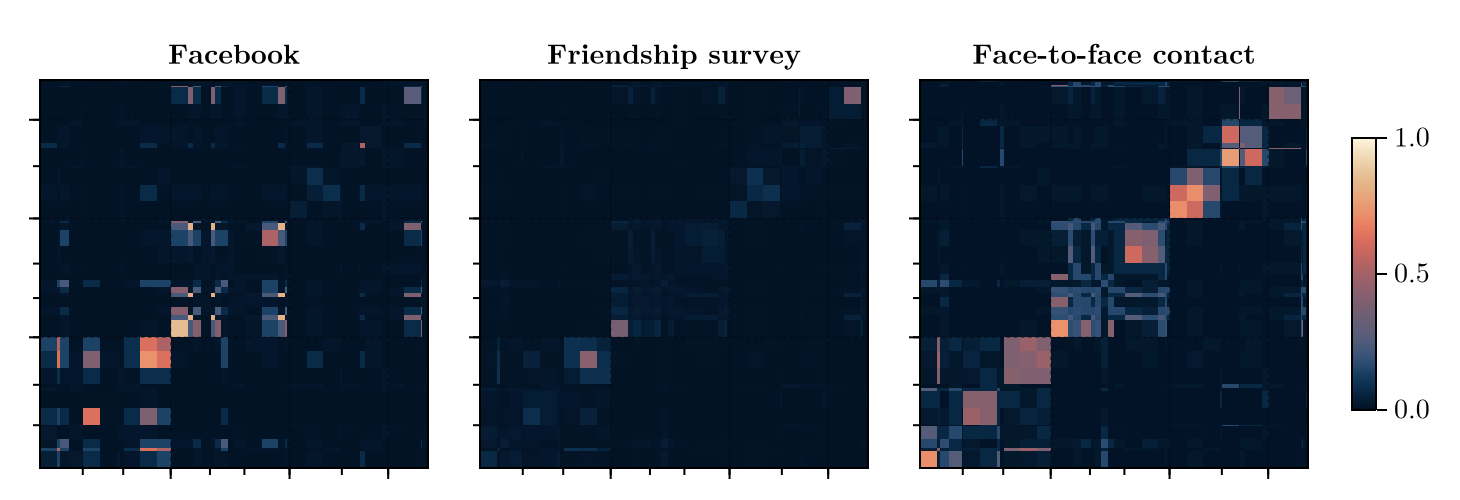

Julia code for this plot:
using NetworkHistogram
using CSV, DataFrames
using Dates
using CairoMakie
using MVBernoulli
using StatsBase

using Random
Random.seed!(1234)

include("utils.jl")


# if true, the incomplete observations are used
# otherwise, only the students that appeared in the facebook and friendship survey layers are considered
use_incomplete_observation = false


if !use_incomplete_observation
    postfix_file_name = "_complete"
else
    postfix_file_name = ""
end

# Load data
nodes_data = CSV.read("data/sp_high_school/diaries.csv/nodes.csv", DataFrame; normalizenames = true)
diaries = CSV.read("data/sp_high_school/diaries.csv/edges.csv", DataFrame; normalizenames = true)
facebook = CSV.read("data/sp_high_school/facebook.csv/edges.csv", DataFrame; normalizenames = true)
survey = CSV.read("data/sp_high_school/survey.csv/edges.csv", DataFrame; normalizenames = true)
contacts = CSV.read("data/sp_high_school/proximity.csv/edges.csv", DataFrame; normalizenames = true)
contacts.timestamps = unix2datetime.(contacts.time)
nb_time_points = length(unique(contacts.timestamps))


# indices start at 1
nodes_data._index .+= 1
for (i, df) in enumerate([diaries, facebook, survey, contacts])
    df._source .+= 1
    df.target .+= 1
end

# Create a multiplex network
n_nodes = size(nodes_data, 1)
A_all = zeros(n_nodes, n_nodes, 4)
layer_names_all = ["Contact diaries", "Facebook", "Friendship survey", "Face-to-face contact"]
layer_short_names_all = ["diaries", "facebook", "survey", "contact"]

for (i, df) in enumerate([diaries, facebook, survey, contacts])
    for row in eachrow(df)
        A_all[row._source, row.target, i] += 1
        A_all[row.target, row._source, i] += 1
    end
end


nodes_in = []
for i in 1:size(A_all, 3)
    nodes_inter = [x[1] for x in findall(sum(A_all[:, :, i], dims = (2, 3)) .> 0)]
    println("Layer $(layer_names_all[i]), number of nodes: $(length(nodes_inter))")
    push!(nodes_in, nodes_inter)
end


nodes_observed = []
for i in 1:n_nodes
    if i ∈ nodes_in[2] && i ∈ nodes_in[3]
        push!(nodes_observed, i)
    end
end


for i in 1:4
    println("Layer $(layer_names_all[i]), number of unique edge decorations: $(length(unique(A_all[:,:,i])))")
    println(" ", countmap(A_all[:,:,i]))
end


A_all[:, :, 2:3] = A_all[:, :, 2:3] .> 0
A_all[:, :, 1] = A_all[:, :, 1] .> 0

threshold = 100 ÷ 20
A_all[:, :, 4] = A_all[:, :, 4] .≥ threshold


layers_picked = [2,3,4]
layer_names = layer_names_all[layers_picked]
layer_short_names = layer_short_names_all[layers_picked]
A = deepcopy(A_all[:,:, layers_picked])
L = size(A, 3)

# find disconnected nodes
disconnected = [Tuple(coord)[1] for coord in findall(sum(A, dims = (2,3)) .== 0)]

if use_incomplete_observation
    to_drop = disconnected
else
    to_drop = unique([disconnected; setdiff(1:n_nodes, nodes_observed)])
end


# update indices
function update_indices(index, disconnected=to_drop)
    if index ∈ disconnected
        return 0
    end
    return index - sum(index .≥ disconnected)
end

transform!(nodes_data, :_index => ByRow(update_indices) => :_index)

# remove disconnected nodes
deleteat!(nodes_data, findall(nodes_data._index .== 0))
to_keep = setdiff(1:n_nodes, to_drop)
A = A[to_keep, to_keep, :]

@assert size(A, 1) == n_nodes - length(to_drop)
n = size(A, 1)

function get_type_of_class(class)
    result = ""
    if occursin("MP", class)
        result = "MP"
    elseif occursin("PC", class)
        result = "PC"
    elseif occursin("PSI", class)
        result = "PSI"
    elseif occursin("BIO", class)
        result = "2BIO"
    end
    return result
end




class_types = map(get_type_of_class, nodes_data.class)
all_classes = deepcopy(nodes_data.class)

function get_lines_for_labels(labels)
    classes_count = countmap(labels)
    classes_ordered = sort(collect(keys(classes_count)))
    println("Classes ordered: ", classes_ordered)
    lines = zeros(Int, length(classes_ordered) + 1)
    for (i, c) in enumerate(classes_ordered)
        lines[i+1] = lines[i] + classes_count[classes_ordered[i]]
    end
    return lines
end

lines = get_lines_for_labels(class_types)
lines_all = get_lines_for_labels(all_classes)

## Visualise the layers

function make_fig_layers(A, layer_names = ["Layer $i" for i in size(A, 3)], lines = :nothing)
    fig = Figure()
    axes = [Axis(fig[1, i], aspect = 1, title = layer_names[i]) for i in 1:size(A, 3)]
    for i in 1:size(A, 3)
        heatmap!(axes[i], A[:, :, i], colormap = :binary)
        if lines != :nothing
            for l in lines
                hlines!(axes[i], l, color = :red, linewidth = 0.5)
                vlines!(axes[i], l, color = :red, linewidth = 0.5)
            end
        end
    end
    hidedecorations!.(axes)
    return fig
end

fig = make_fig_layers(A, layer_names)
display(fig)

# sort by class
sorted_by_class = sortperm(all_classes)

fig_sorted = make_fig_layers(A[sorted_by_class, sorted_by_class, :], layer_names, lines)
display(fig_sorted)


heatmap(A[sorted_by_class, sorted_by_class, end], colormap = :binary)

## Fit the model

estimator, history = graphhist(A;
    starting_assignment_rule = EigenStart(),
    maxitr = Int(1e8),
    stop_rule = PreviousBestValue(1_000_0))

fig = Figure()
best_ll = round(NetworkHistogram.get_bestitr(history)[2], sigdigits = 4)
ax = Axis(fig[1, 1], xlabel = "Iterations", ylabel = "Log-likelihood",
    title = "Log-likelihood: $(best_ll)")
lines!(ax, get(history.history, :best_likelihood)...)
display(fig)

estimated, bic_values = NetworkHistogram.get_best_smoothed_estimator(estimator, A;
                                                                      max_iterations_stalled = 20,
                                                                      n_min =1)
block_estimated = NetworkHistogram.GraphShapeHist(estimator)


estimated_original = deepcopy(estimated)
block_estimated_original = deepcopy(block_estimated)


## sort the estimated labels
estimated = deepcopy(estimated_original)
block_estimated = deepcopy(block_estimated_original)

marginals_not_sorted = MVBernoulli.marginals.(MVBernoulli.from_tabulation.(estimated.θ))


if use_incomplete_observation
    order_sort = [L,L-2,L-1]
else
    order_sort = [L]
end

 function_to_sort(x, order_sort = order_sort) = marginals_not_sorted[x, x][order_sort]
    sort_by(x) = (function_to_sort(x)..., x)

sorted_groups = sortperm(1:length(unique(estimated.node_labels)), rev = true,
    by = sort_by)
for i in eachindex(estimated.node_labels)
    estimated.node_labels[i] = findfirst(x -> x == estimated.node_labels[i], sorted_groups)
    block_estimated.node_labels[i] = findfirst(x -> x == block_estimated.node_labels[i], sorted_groups)
end
estimated.θ .= estimated.θ[sorted_groups, sorted_groups]
block_estimated.θ .= block_estimated.θ[sorted_groups, sorted_groups]


mvberns = MVBernoulli.from_tabulation.(estimated.θ)
marginals = MVBernoulli.marginals.(mvberns)



P = zeros(n, n, L)
for i in 1:L
    P[:, :, i] = get_p_matrix([m[i] for m in marginals], estimated.node_labels)
end

sorted_by_fit = sortperm(estimated.node_labels)


fit_and_class = [(estimated.node_labels[i], identity(nodes_data.class[i]))
                 for i in 1:n]
sorted_by_class_then_fit = sortperm(fit_and_class,
    lt = (x, y) -> x[2] < y[2] ||
        (x[2] == y[2] && x[1] < y[1]))


sortings = [sorted_by_fit, sorted_by_class_then_fit, sorted_by_class]
names = ["Sorted by fit", "Sorted by class then fit", "Sorted by class"]

for (k,sorting_indices) in enumerate(sortings)
    with_theme(theme_latexfonts()) do
        fig = Figure(size = (130+200*L, 250), fontsize = 14)
        colormap = :binary
        color_minor_lines = :blue
        color_major_lines = :black
        axes = [Axis(fig[1, i],
                    aspect = 1,
                    title = layer_names[i],
                    xminorticks = lines_all[2:end-1],
                    xticks = lines[2:(end - 1)],
                    yminorticks = lines_all[2:(end - 1)],
                    yticks = lines[2:(end - 1)],
                    xminorticksvisible = true,
                    yminorticksvisible = true,
                    xminorticksize = 3,
                    yminorticksize = 3,
                    xticksize = 5,
                    yticksize = 5,)
                for i in 1:L]
        hidedecorations!.(axes; ticks = false, minorticks = false, grid = false, minorgrid=false)
        for i in 1:L
            hm = heatmap!(axes[i], P[sorting_indices, sorting_indices, i], colormap = colormap, colorrange = (0, 1))
            if occursin("class", names[k])
                for l in lines_all
                    hlines!(axes[i], l, color = color_minor_lines, linewidth = 0)
                    vlines!(axes[i], l, color = color_minor_lines, linewidth = 0)
                end
                for l in lines
                    hlines!(axes[i], l, color = color_major_lines, linewidth = 0.6, alpha = 0.5, linestyle = :dash)
                    vlines!(axes[i], l, color = color_major_lines, linewidth = 0.6, alpha = 0.5, linestyle = :dash)
                end
            end
        end
        Colorbar(fig[1, end+1], colorrange = (0, 1),
            colormap = colormap, vertical = true, flipaxis = true, height = Relative(0.7))
        display(fig)
        if names[k] == "Sorted by class then fit"
            save(joinpath(@__DIR__, "sp_high_school$postfix_file_name.png"), fig, px_per_unit = 2)
        elseif names[k] == "Sorted by class"
            save(joinpath(@__DIR__, "sp_high_school_sorted_by_class$postfix_file_name.png"), fig, px_per_unit = 2)
        end
    end
end

##

with_theme(theme_latexfonts()) do
    fig = Figure(size = (130 + 200 * L, 250), fontsize = 14)
    colormap = :binary
    color_minor_lines = :blue
    color_major_lines = :black
    axes = [Axis(fig[1, i],
                aspect = 1,
                title = layer_names[i],
                xminorticks = lines_all[2:(end - 1)],
                xticks = lines[2:(end - 1)],
                yminorticks = lines_all[2:(end - 1)],
                yticks = lines[2:(end - 1)],
                xminorticksvisible = true,
                yminorticksvisible = true,
                xminorticksize = 3,
                yminorticksize = 3,
                xticksize = 5,
                yticksize = 5)
            for i in 1:L]
    hidedecorations!.(
        axes; ticks = false, minorticks = false, grid = false, minorgrid = false)
    for i in 1:L
        hm = heatmap!(axes[i], A[sorted_by_class_then_fit, sorted_by_class_then_fit, i],
            colormap = colormap, colorrange = (0, 1))
    end
    display(fig)
end



# Commented block
k = NetworkHistogram.get_num_blocks(estimator)
indices_shapes = CartesianIndex.((i, j) for j in 1:k for i in 1:k if i ≥ j)
shape_community = zeros(Int, k,k)
shapes_unique = unique(estimated.θ)
shape_ordered = sort(shapes_unique, lt = (x, y) -> x[1] < y[1], rev = true)
for (i, index) in enumerate(indices_shapes)
    label = findfirst(x -> x == estimated.θ[index], shape_ordered)
    shape_community[index] = label
    shape_community[index[2], index[1]] = label
end


proba_not_connected = get_p_matrix([shapes_unique[i][1] for i in shape_community], estimated.node_labels)

community = get_p_matrix(shape_community, estimated.node_labels)

for sorting in sortings[2:2]
    fig,ax,hm = heatmap(community[sorting, sorting],
        colormap = Makie.Categorical(:Paired_11), show_axis = false)
    for l in lines_all
        hlines!(ax, l, color = :black, linewidth = 0.5)
        vlines!(ax, l, color = :black, linewidth = 0.5)
    end
    Colorbar(fig[:, end + 1], hm, )
    display(fig)
end



for sorting in sortings[2:2]
    fig, ax, hm = heatmap(proba_not_connected[sorting, sorting],
        colormap = :binary, show_axis = false, colorrange = (0, 1))
    for l in lines_all
        hlines!(ax, l, color = :red, linewidth = 0.5)
        vlines!(ax, l, color = :red, linewidth = 0.5)
    end
    Colorbar(fig[:, end + 1], hm)#, colorrange = (0, 1))
    display(fig)
end






## conditional probabilties

layers_to_consider = [L-2,L-1,L]
colormap = :binary
sorting_cond_proba = sorted_by_class_then_fit
mean_cond_proba = ones(length(layers_to_consider), length(layers_to_consider))

with_theme(theme_latexfonts()) do
    fig = Figure(size = (600, 600))

    for (index_1, layer_1) in enumerate(layers_to_consider)
        for (index_2,layer_2) in enumerate(layers_to_consider)
            if layer_1 == layer_2
                continue
            end
            x = zeros(Union{Bool,Missing}, L)
            y = zeros(Union{Bool,Missing}, L)
            x .= missing
            y .= missing
            x[layer_1] = true
            y[layer_2] = true
            cond_proba = get_p_matrix(
                [MVBernoulli.conditional_proba(d, x, y)
                for d in MVBernoulli.from_tabulation.(estimated.θ)],
                estimated.node_labels)
            ax = Axis(fig[index_1, index_2], aspect = 1, title = "$(layer_short_names[layer_1]) | $(layer_short_names[layer_2])")
            heatmap!(ax, cond_proba[sorting_cond_proba, sorting_cond_proba],
                colormap = colormap, colorrange = (0, 1))
            hidedecorations!(ax)
            mean_cond_proba[index_1,index_2] = mean(cond_proba[findall(!isnan, cond_proba)])
        end
    end
    Colorbar(fig[2, end + 1], colorrange = (0, 1),
        colormap = colormap, vertical = true, flipaxis = true, height = Relative(1.2))
    rowgap!(fig.layout, Relative(0.01))
    colgap!(fig.layout, Relative(0.01))
    display(fig)
    save(joinpath(@__DIR__, "sp_high_school_cond_proba$postfix_file_name.png"), fig, px_per_unit = 2)
end



# xaxis given y axis for my conditional probabilities

mean_cond_proba_paper = [1.0 0.96 0.69; 0.31 1.0 0.3; 0.66 0.91 1.0]
fig = Figure(size = (600, 300))

# use transpose to get yaxis in term of xaxis as in the original paper (and more natural)
for (i,cond) in enumerate(transpose.([mean_cond_proba, mean_cond_proba_paper]))
    ax = Axis(fig[1, i], aspect = 1, title = i== 1 ? "Mean estimated" : "Original paper",
        xticks = (1:length(layers_to_consider), layer_short_names[layers_to_consider]),
        yticks = (1:length(layers_to_consider), layer_short_names[layers_to_consider])
    )
    heatmap!(ax, cond, colormap = colormap, colorrange = (0, 1))
    for i in 1:length(layers_to_consider), j in 1:length(layers_to_consider)
        txtcolor = cond[i, j] < 0.55 ? :black : :white
        text!(ax, "$(round(cond[i,j], digits = 2))", position = (i, j),
            color = txtcolor, align = (:center, :center))
    end
end
#ax.xticklabelalign = (:center, :center)
#ax.yticklabelalign = (:right, :center)
display(fig)
save(joinpath(@__DIR__, "sp_high_school_mean_cond_proba$postfix_file_name.png"),
    fig, px_per_unit = 2)

## Comparison with fit only on the contact layer

A_contact = deepcopy(A[:,:,end])

# find disconnected nodes
disconnected = [Tuple(coord)[1] for coord in findall(sum(A_contact, dims = (2)) .== 0)]

# update indices
function update_indices(index, disconnected = disconnected)
    if index ∈ disconnected
        return 0
    end
    return index - sum(index .≥ disconnected)
end

nodes_data_contact = deepcopy(nodes_data)

transform!(nodes_data_contact, :_index => ByRow(update_indices) => :_index)

# remove disconnected nodes
deleteat!(nodes_data_contact, findall(nodes_data_contact._index .== 0))
A_contact = NetworkHistogram.drop_disconnected_components(A_contact)

classes_contact = deepcopy(nodes_data_contact.class)
class_types_contact = map(get_type_of_class,classes_contact)
lines_contact = get_lines_for_labels(class_types_contact)
lines_all_contact = get_lines_for_labels(classes_contact)


estimator_contact, history_contact = graphhist(A_contact;
    starting_assignment_rule = EigenStart(),
    maxitr = Int(1e8),
    stop_rule = PreviousBestValue(1_000_0))

fig = Figure()
best_ll = round(NetworkHistogram.get_bestitr(history_contact)[2], sigdigits = 4)
ax = Axis(fig[1, 1], xlabel = "Iterations", ylabel = "Log-likelihood",
    title = "Log-likelihood: $(best_ll)")
lines!(ax, get(history_contact.history, :best_likelihood)...)
display(fig)


estimated_contact, bic_values = NetworkHistogram.get_best_smoothed_estimator(estimator_contact, A_contact;
    max_iterations_stalled = 20,
    n_min = 1)
estimated_contact = NetworkHistogram.GraphShapeHist(estimator_contact)

estimated_original_contact = deepcopy(estimated_contact)

## sort the estimated labels
estimated_contact = deepcopy(estimated_original_contact)

marginals_not_sorted = [m[1] for m in estimated_contact.θ]

sort_by(x) = (marginals_not_sorted[x, x], x)

sorted_groups = sortperm(1:length(unique(estimated_contact.node_labels)), rev = true,
    by = sort_by)
for i in eachindex(estimated_contact.node_labels)
    estimated_contact.node_labels[i] = findfirst(x -> x == estimated_contact.node_labels[i], sorted_groups)
end
estimated_contact.θ .= estimated_contact.θ[sorted_groups, sorted_groups]


P_contact = get_p_matrix([m[1] for m in estimated_contact.θ], estimated_contact.node_labels)



fit_and_class_contact = [(estimated_contact.node_labels[i], classes_contact[i])
                 for i in 1:size(estimated_contact.node_labels,1)]
sorted_by_class_then_fit_contact = sortperm(fit_and_class_contact,
    lt = (x, y) -> x[2] < y[2] ||
        (x[2] == y[2] && x[1] < y[1]))
sorted_by_class_contact = 1:size(estimated_contact.node_labels,1)

#sorted_by_class_then_fit_contact = setdiff(sorted_by_class_then_fit, isolated_contact)
#slide_index(x) = x - sum(x .≥ isolated_contact)
#sorted_by_class_then_fit_contact = slide_index.(sorted_by_class_then_fit_contact)
sorted_obs = A[sorted_by_class_then_fit, sorted_by_class_then_fit, end]

sorted_obs_contact = A_contact[
    sorted_by_class_then_fit_contact, sorted_by_class_then_fit_contact]


titles = ["Wearables only", "All layers"]

with_theme(theme_latexfonts()) do
    fig = Figure(size = (600, 300), fontsize = 16)
    colormap = :lipari
    color_minor_lines = :blue
    color_major_lines = :black
    axes = [Axis(fig[1, i],
                aspect = 1,
                title = titles[i],
                xminorticks = lines_all[2:(end - 1)],
                xticks = lines[2:(end - 1)],
                yminorticks = lines_all[2:(end - 1)],
                yticks = lines[2:(end - 1)],
                xminorticksvisible = true,
                yminorticksvisible = true,
                xminorticksize = 3,
                yminorticksize = 3,
                xticksize = 5,
                yticksize = 5)
            for i in 1:2]
    hidedecorations!.(
        axes; ticks = false, minorticks = false, grid = false, minorgrid = false)
    for i in 1:2
        if i == 2
            hm = heatmap!(
                axes[i], sorted_obs,
                colormap = :binary)
        elseif i == 1
            hm = heatmap!(
                axes[i], sorted_obs_contact,
                colormap = :binary)
        end
    end
    display(fig)
    save(joinpath(@__DIR__, "sp_high_school_contact_sorted_obs$postfix_file_name.png"), fig, px_per_unit = 2)
end

##

titles = [ "Only face-to-face", "All layers","",""]
y_labels = ["Estimated proba","", "Recorded contacts",""]
to_plot = [P_contact[sorted_by_class_then_fit_contact, sorted_by_class_then_fit_contact],
    P[sorted_by_class_then_fit, sorted_by_class_then_fit, end], sorted_obs_contact, sorted_obs]
indices = [(1, 1), (1, 2), (2, 1), (2, 2)]
with_theme(theme_latexfonts()) do
    fig = Figure(size = (600, 550), fontsize = 16)
    colormap = :binary
    color_minor_lines = :blue
    color_major_lines = :black
    axes = [Axis(fig[indices[i]...],
                aspect = 1,
                title = titles[i],
                ylabel = y_labels[i],
                xminorticks = lines_all[2:(end - 1)],
                xticks = lines[2:(end - 1)],
                yminorticks = lines_all[2:(end - 1)],
                yticks = lines[2:(end - 1)],
                xminorticksvisible = true,
                yminorticksvisible = true,
                xminorticksize = 3,
                yminorticksize = 3,
                xticksize = 5,
                yticksize = 5)
            for i in 1:4]
    hidedecorations!.(
        axes; ticks = false, minorticks = false, grid = false, minorgrid = false, label = false)
    for i in 1:4
        heatmap!(axes[i], to_plot[i], colormap = colormap, colorrange = (0, 1))
        if i == 1
            for l in lines_contact
                hlines!(axes[i], l, color = color_major_lines,
                    linewidth = 0.6, alpha = 0.5, linestyle = :dash)
                vlines!(axes[i], l, color = color_major_lines,
                    linewidth = 0.6, alpha = 0.5, linestyle = :dash)
            end
        elseif  i == 2
            for l in lines
                hlines!(axes[i], l, color = color_major_lines,
                    linewidth = 0.6, alpha = 0.5, linestyle = :dash)
                vlines!(axes[i], l, color = color_major_lines,
                    linewidth = 0.6, alpha = 0.5, linestyle = :dash)
            end
        end
    end
    Colorbar(fig[1, end + 1], colorrange = (0, 1),
        colormap = colormap, vertical = true, flipaxis = true, height = Relative(0.7))
    display(fig)
    save(joinpath(@__DIR__, "sp_high_school_contact$postfix_file_name.png"), fig, px_per_unit = 2)
end


##

titles = ["Only face-to-face", "All layers"]

with_theme(theme_latexfonts()) do
    fig = Figure(size = (130 + 200 * 2, 250), fontsize = 16)
    colormap = :binary
    color_minor_lines = :blue
    color_major_lines = :black
    axes = [Axis(fig[1, i],
                aspect = 1,
                title = titles[i],
                xminorticks = lines_all[2:(end - 1)],
                xticks = lines[2:(end - 1)],
                yminorticks = lines_all[2:(end - 1)],
                yticks = lines[2:(end - 1)],
                xminorticksvisible = true,
                yminorticksvisible = true,
                xminorticksize = 3,
                yminorticksize = 3,
                xticksize = 5,
                yticksize = 5)
            for i in 1:2]
    hidedecorations!.(
        axes; ticks = false, minorticks = false, grid = false, minorgrid = false)
    for i in 1:2
        if i == 1
            hm = heatmap!(axes[i],
                P_contact[
                    sorted_by_class_then_fit_contact, sorted_by_class_then_fit_contact],
                colormap = colormap, colorrange = (0, 1))
            for l in lines_contact
                hlines!(axes[i], l, color = color_major_lines,
                    linewidth = 0.6, alpha = 0.5, linestyle = :dash)
                vlines!(axes[i], l, color = color_major_lines,
                    linewidth = 0.6, alpha = 0.5, linestyle = :dash)
            end
        else
            hm = heatmap!(
                axes[i], P[sorted_by_class_then_fit, sorted_by_class_then_fit, end],
                colormap = colormap, colorrange = (0, 1))
            for l in lines
                hlines!(axes[i], l, color = color_major_lines,
                    linewidth = 0.6, alpha = 0.5, linestyle = :dash)
                vlines!(axes[i], l, color = color_major_lines,
                    linewidth = 0.6, alpha = 0.5, linestyle = :dash)
            end
        end

    end
    Colorbar(fig[1, end + 1], colorrange = (0, 1),
        colormap = colormap, vertical = true, flipaxis = true, height = Relative(0.7))
    display(fig)
    save(joinpath(@__DIR__, "sp_high_school_contact_just_fit$postfix_file_name.png"), fig, px_per_unit = 2)
end

# Commented block
# k = NetworkHistogram.get_num_blocks(estimator_contact)
# indices_shapes = CartesianIndex.((i, j) for j in 1:k for i in 1:k if i ≥ j)
# shape_community = zeros(Int, k, k)
# shape_ordered = sort(unique(estimated_contact.θ), lt = (x, y) -> x[1] < y[1], rev = false)
# for (i, index) in enumerate(indices_shapes)
#     label = findfirst(x -> x == estimated_contact.θ[index], shape_ordered)
#     shape_community[index] = label
#     shape_community[index[2], index[1]] = label
# end

# community = get_p_matrix(shape_community, estimated_contact.node_labels)

# fig, ax, hm = heatmap(community[sorted_by_class_then_fit_contact, sorted_by_class_then_fit_contact],
#     colormap = Makie.Categorical(:Paired_11), show_axis = false)
# Colorbar(fig[:, end + 1], hm)
# display(fig)
